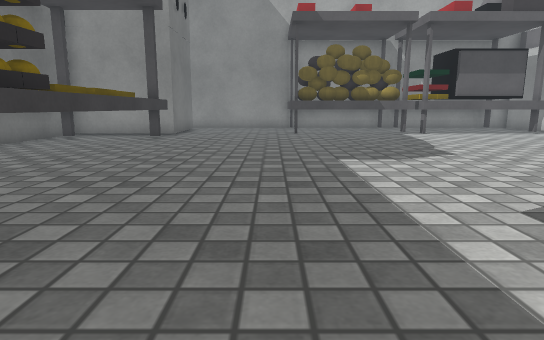
view 1 (above)

24 first-person views from a walk through a 3-D level made in the Unity game engine. The camera is 0.53 m above the floor, tilts 10° down and sees 75° across. The floor is counted in squares, 0.5 m on a side. Each view is taken from the middle of a square. On the plan, view 1 faces up. The plan holds only what a view shows up to about 13 squares ahead; the rest is blank. The place goes on beyond the plan. The player character is not drawn. Surface patterns are stand-ins for the level's own textures.

view 2
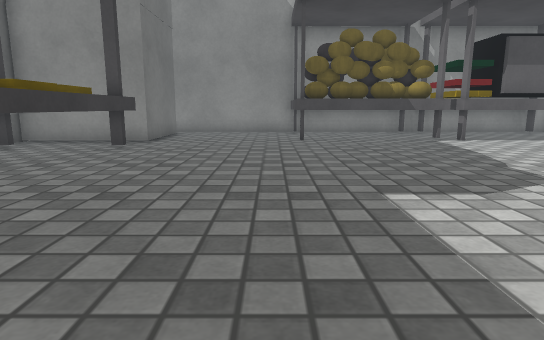

view 3
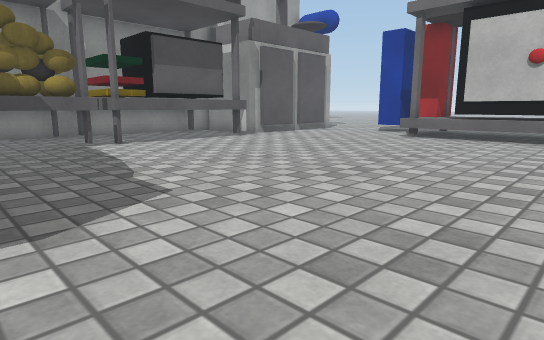

view 4
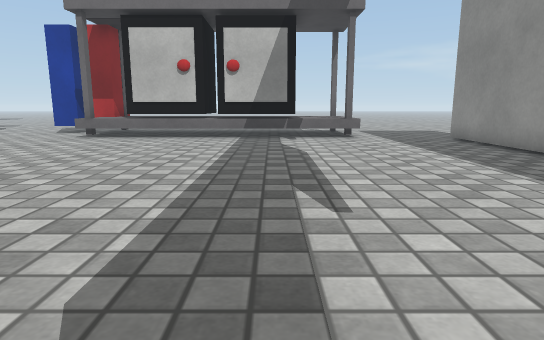

view 5
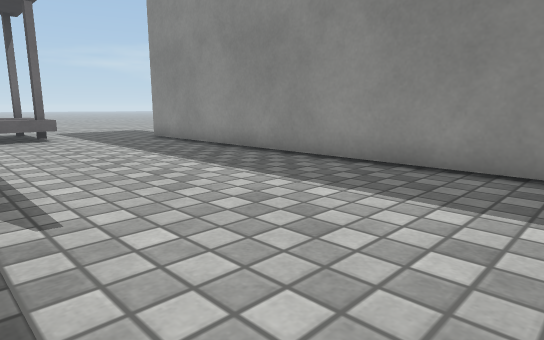

view 6
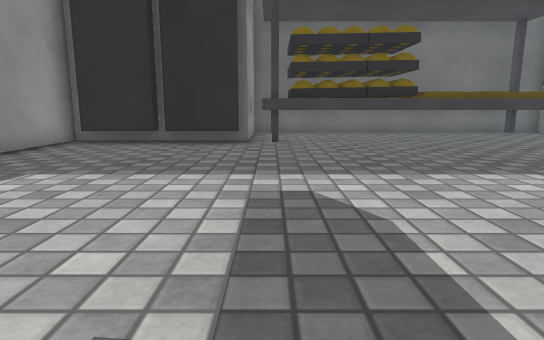

view 7
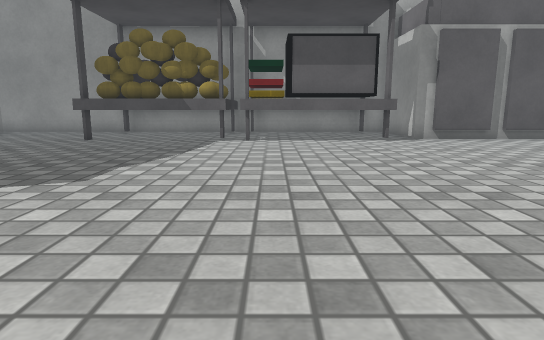

view 8
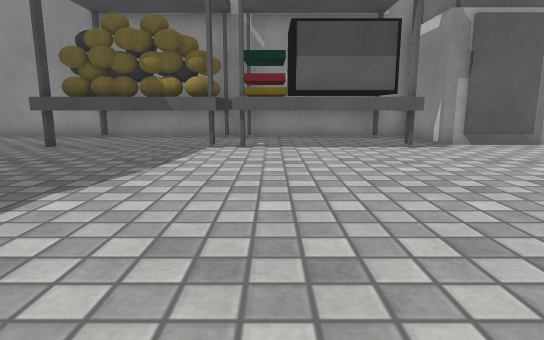

view 9
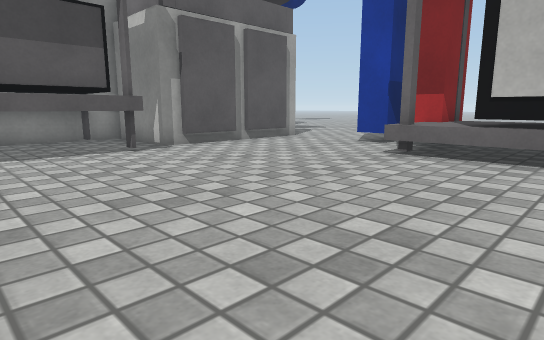

view 10
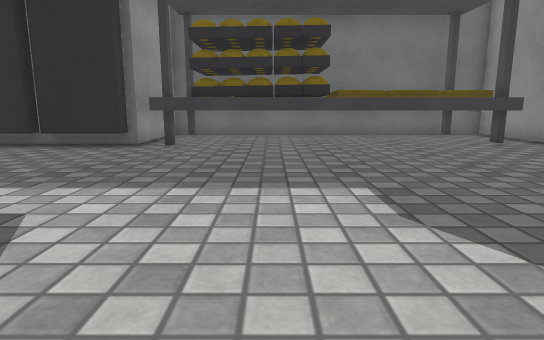

view 11
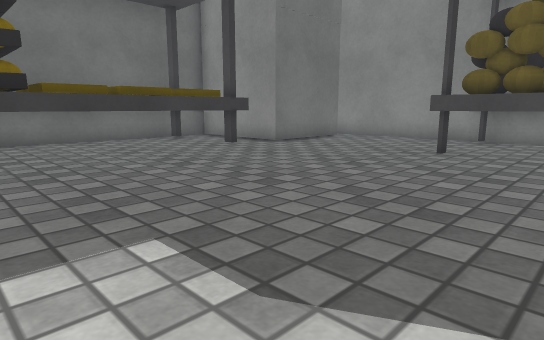

view 12
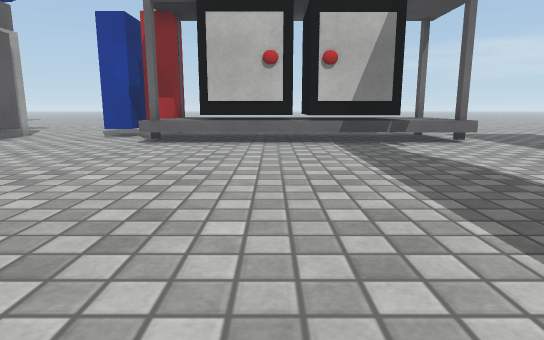

view 13
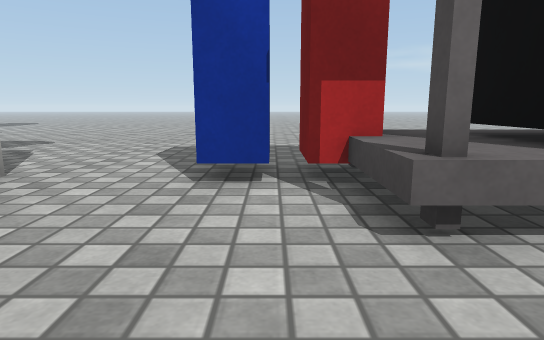

view 14
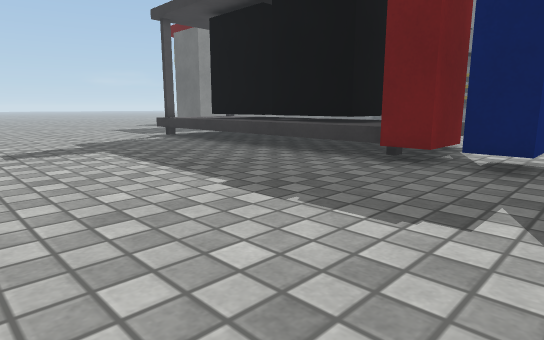

view 15
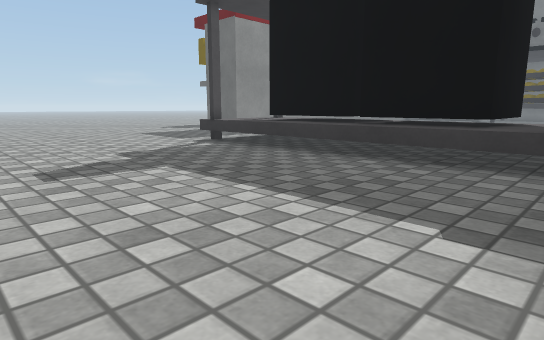

view 16
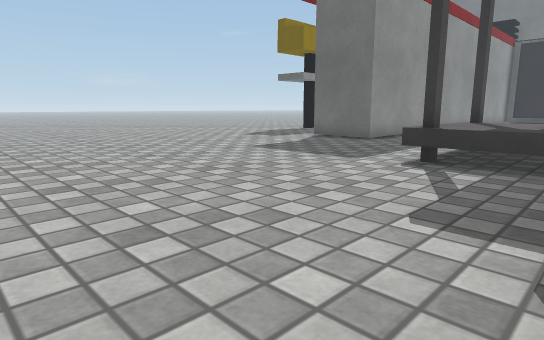

view 17
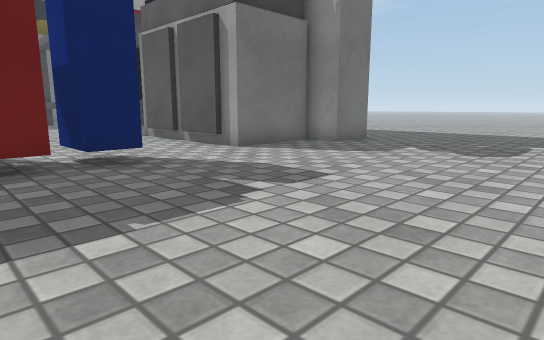

view 18
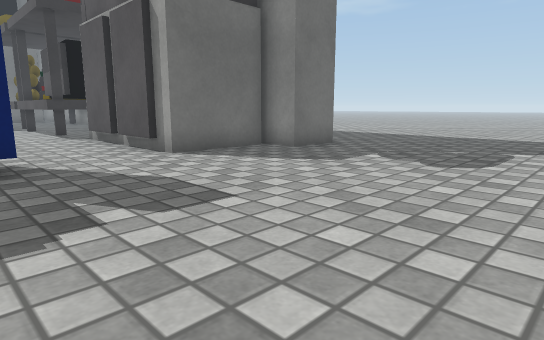

view 19
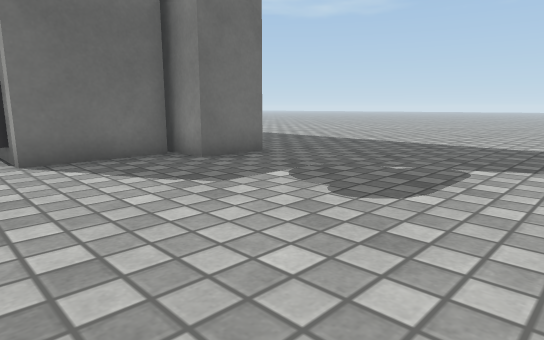

view 20
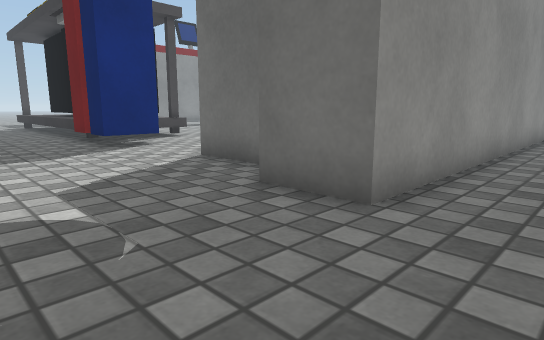

view 21
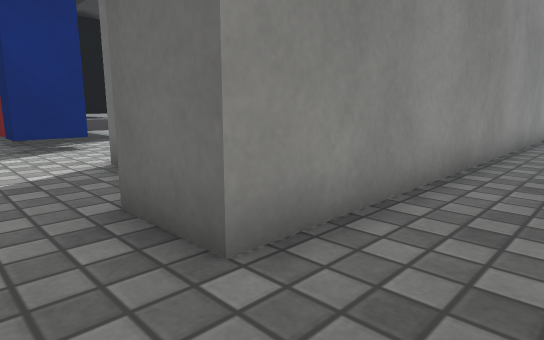

view 22
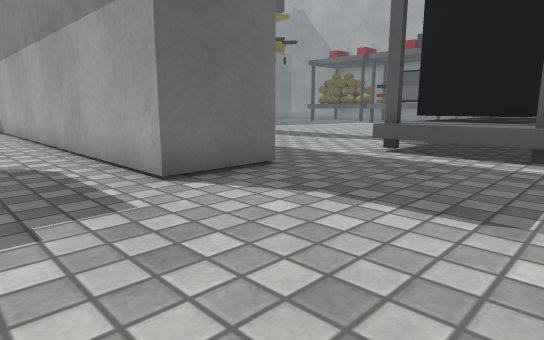

view 23
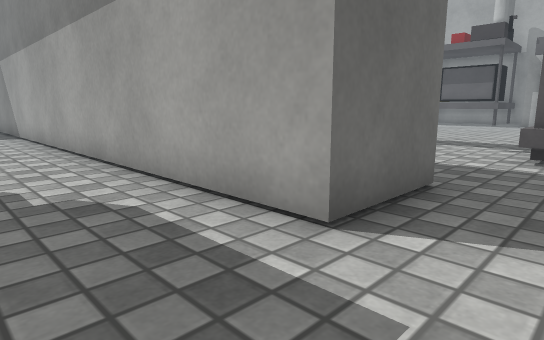

view 24
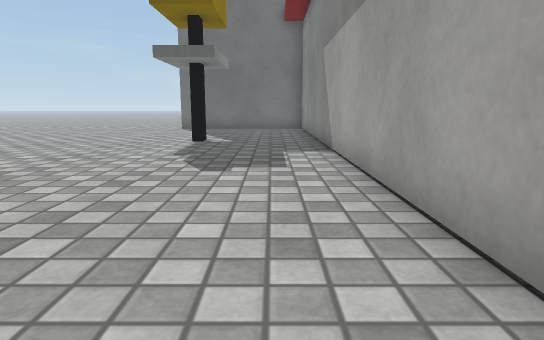

### Floor plan
Key: @ floor where view 1 was taken; # wall or solid block; . floor; T table; B block; F fridge; S sink; H thing the floor can be seen under or through; O other object.
Columns run from 8 left of view 1 to 25 right of it. Each row starts with its distance up from view 1.
 22                         .........
 21                  ................
 20               #############.......
 19                           #.......
 18      ####TTTTTTTTTTTS    S#.......
 17     B....TTTTTTTTTTTS    S........
 16     B....TTTTTTTTTTTS    S........
 15     B....TTTTTTTTTTTSSSSSS........
 14 #BBBB....TTTTTTTTTTT..............
 13 #TTTT.............................
 12 #TTTT....................HH.......
 11 #TTTT....................HH.......
 10 #TTTT..................TTHH.......
  9 #TTTT..................TTTT.......
  8 #TTTT..................TTTT.......
  7  TOTT..................TOTT.......
  6  TOTT..................TOTT.......
  5  TOTT..................FFFT......
  4  TTTT..................F FT......
  3  TTTT..................F FT.......
  2   TTT..................FFFT......
  1     T..................TTTT.......
  0     T...@..............TTTT.......
 -1     T.............................
 -2     T..... ......................
 -3     ####   ############..........
 -4      ###   ## #########..........
 -5      ######## #########..........
 -6      ............................
 -7      ............................
 -8      .............  .............

Positions as (right, up) in squares from view 1, and headings:
1: (0, 0), facing up
2: (0, 3), facing up
3: (2, 4), facing up-right
4: (2, 3), facing right
5: (2, 3), facing down-right
6: (7, 3), facing left
7: (7, 3), facing up
8: (7, 5), facing up
9: (7, 6), facing up-right
10: (6, 6), facing left
11: (4, 6), facing up-left
12: (4, 6), facing right
13: (12, 11), facing right
14: (25, 13), facing down-left
15: (25, 10), facing down-left
16: (25, 3), facing down-left
17: (25, 9), facing up-left
18: (25, 11), facing up-left
19: (25, 14), facing up-left
20: (22, 22), facing down-left
21: (20, 22), facing down-left
22: (19, -8), facing up-left
23: (16, -8), facing up-left
24: (10, -7), facing left
